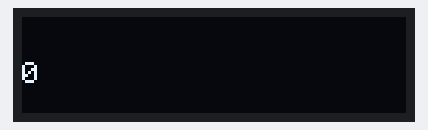
The program below on a simulated Arduino Uno, built with avr-gcc and run on an emulated ATmega328P. Parts: 128×32 one-colour display.

Above: at 0.1 s.
At 5.2 s:
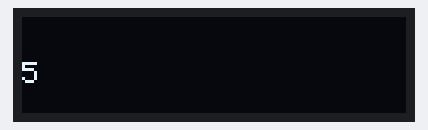
At 10.2 s:
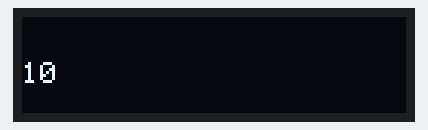
At 19.3 s:
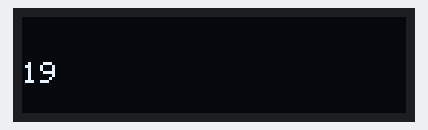
At 28.5 s:
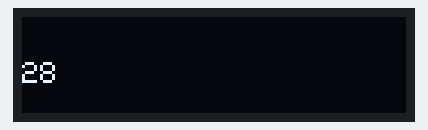
At 38.6 s:
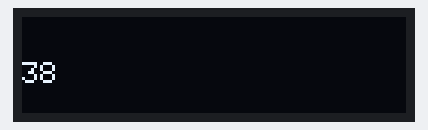

The program:

main.cpp
```cpp
//Inspiration : https://lastminuteengineers.com/oled-display-arduino-tutorial/
//Il faut suivre les consignes pour un écran I2C

#include <Arduino.h>
#include <Wire.h>
#include <Adafruit_GFX.h>
#include <Adafruit_SSD1306.h>//SSD1306 c'est la puce qui gère les écrans OLED

// Pour le modèle 0.91', la résolution est de 128 x 32
#define SCREEN_WIDTH 128 // OLED display width, in pixels
#define SCREEN_HEIGHT 32 // OLED display height, in pixels

 // Declaration for SSD1306 display connected using I2C
#define OLED_RESET     -1 // Reset pin # (or -1 if sharing Arduino reset pin)
#define SCREEN_ADDRESS 0x3C
Adafruit_SSD1306 display(SCREEN_WIDTH, SCREEN_HEIGHT, &Wire, OLED_RESET);

int counter = 0;


void setup() {


  Serial.begin(9600);

    // Permet de valider que l'écran est bien initialiser
  if(!display.begin(SSD1306_SWITCHCAPVCC, SCREEN_ADDRESS)) {
    Serial.println(F("SSD1306 allocation failed"));
    for(;;); // Don't proceed, loop forever
  }

  // Clear the buffer
  display.clearDisplay();//Vide le contenue de la RAM de la chip

  display.setTextSize(1); //Taille du texte
  display.setTextColor(WHITE); //Couleur du texte
  display.setCursor(0,15); //Position du curseur pour écrire
  display.print(counter); //Inscrit la valeur du compteur dans la chip
  display.display(); //Affiche le contenue de la chip à l'écran

}

void loop() {

    delay(1000); //Attendre une seconde
    display.clearDisplay();//Vide la RAM de la chip

    counter = counter + 1; //+ 1 seconde à afficher

    display.setCursor(0,15);//On retourne le curseur au même endroit
    display.print(counter); //Inscrire la valeur du compteur dans la chip

    display.display();//on envoit l'image à l'écran.


}
```

Measured:
- what the display in image 1 shows lasts 1.0 s, from 5.1 s to 6.1 s
